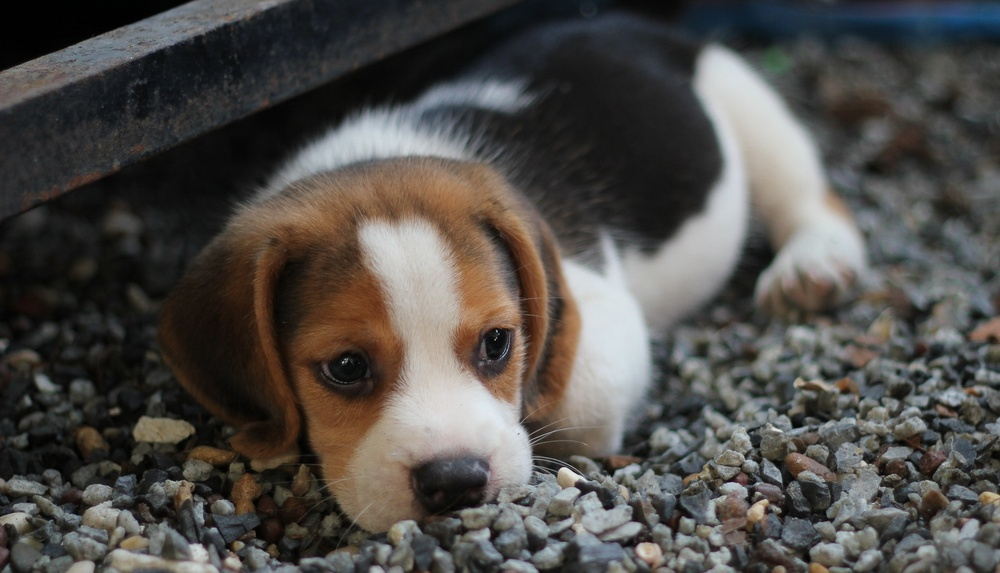
#> input picture Dog.jpg, 1000 x 573 px, shrunk from 2048 x 1174 before the run, found by its file name
$ jupyter execute '01 Getting Started With Images.ipynb'
#> lines starting #> are read from the running program, lines starting #| are printed output that depends on the picture
# GETTING STARTED WITH IMAGES

[cell 1]
import cv2
import numpy as np

# Read an image

Syntax ```cv2.imread(image_path, flag)```

**flags**
*  1 - Loads a color image
*  0 - Loads image in grayscale mode
* -1 - Loads image as such including alpha channel

[cell 2]
# Load an image in grayscale
img = cv2.imread('dog.jpg', 0)
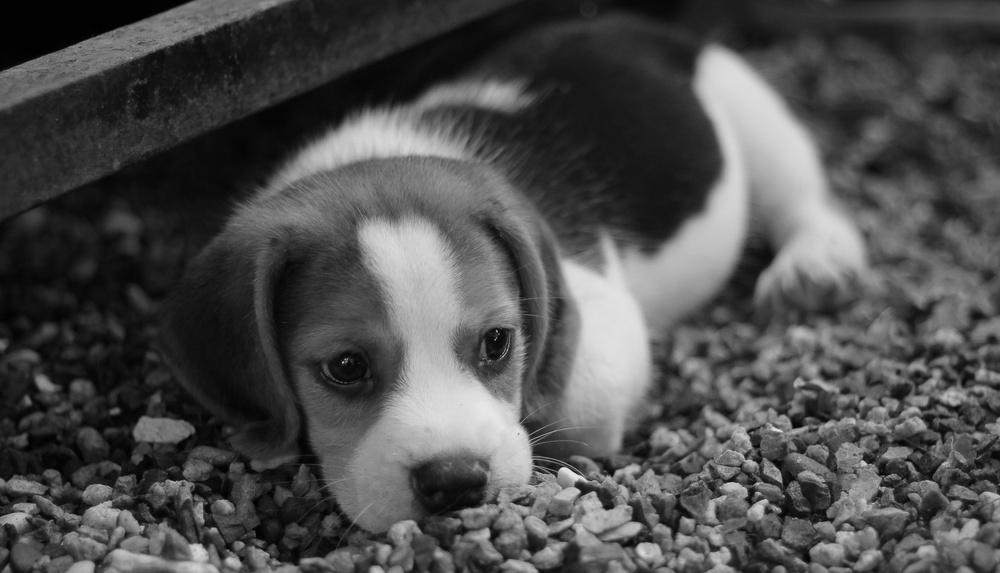
#> img: shape (573, 1000); min 0, max 239, mean 77.9

# Display an image

[cell 3]
# This method is used in cases when window is already created n image is loaded afterwards.
cv2.namedWindow('image', cv2.WINDOW_NORMAL)

# Display an image
cv2.imshow('image',img)

'''
WaitKey ---
If argument is 0, wait indefinitely until any key is pressed.
If non-zero, waits for specified miliseconds only. After that it destroys automatically.
Or you can destroy before the specfied time by pressing any key.
'''
cv2.waitKey(0)
cv2.destroyAllWindows()

# Write an image

[cell 4]
cv2.imwrite('dog_gray.jpg', img)
#> Out = True
